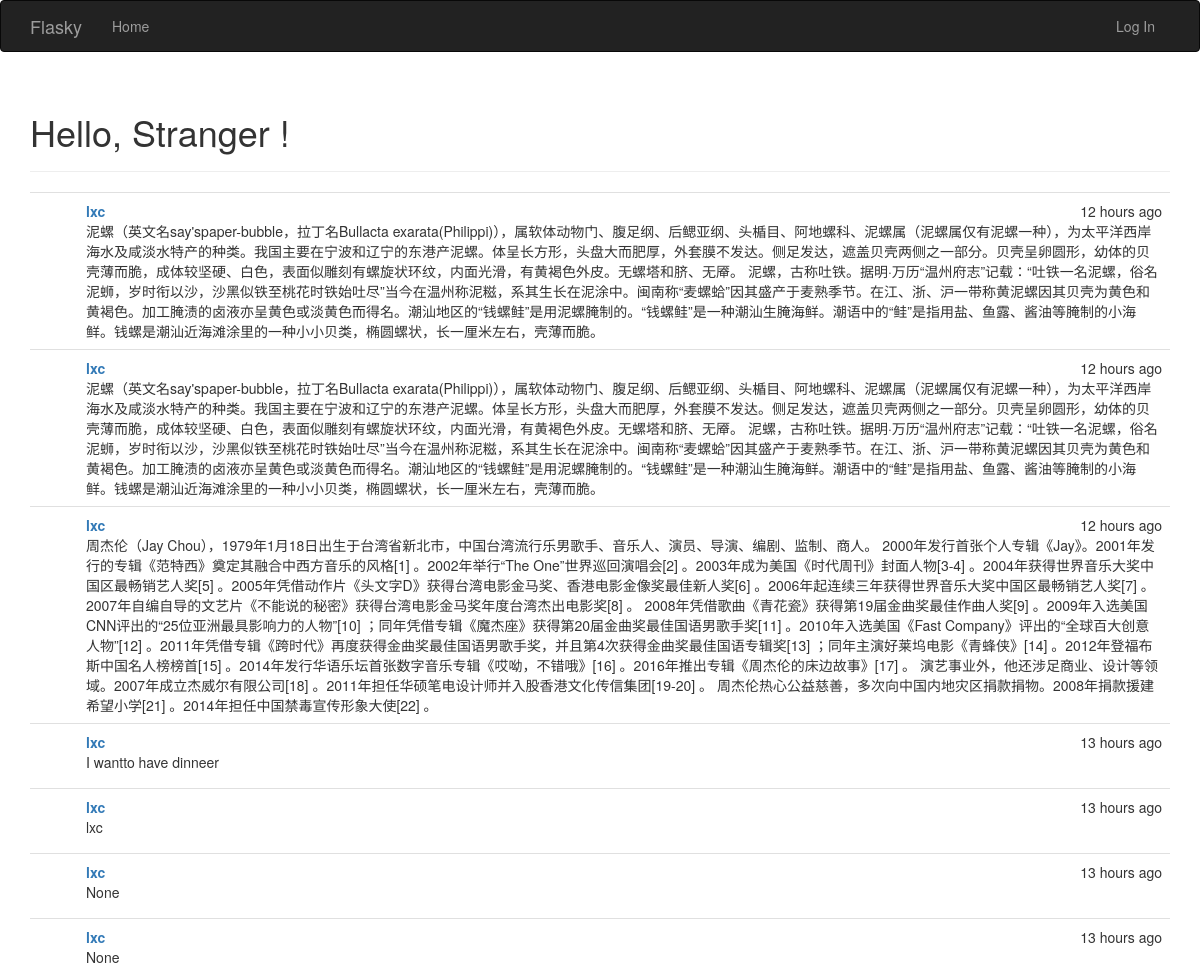
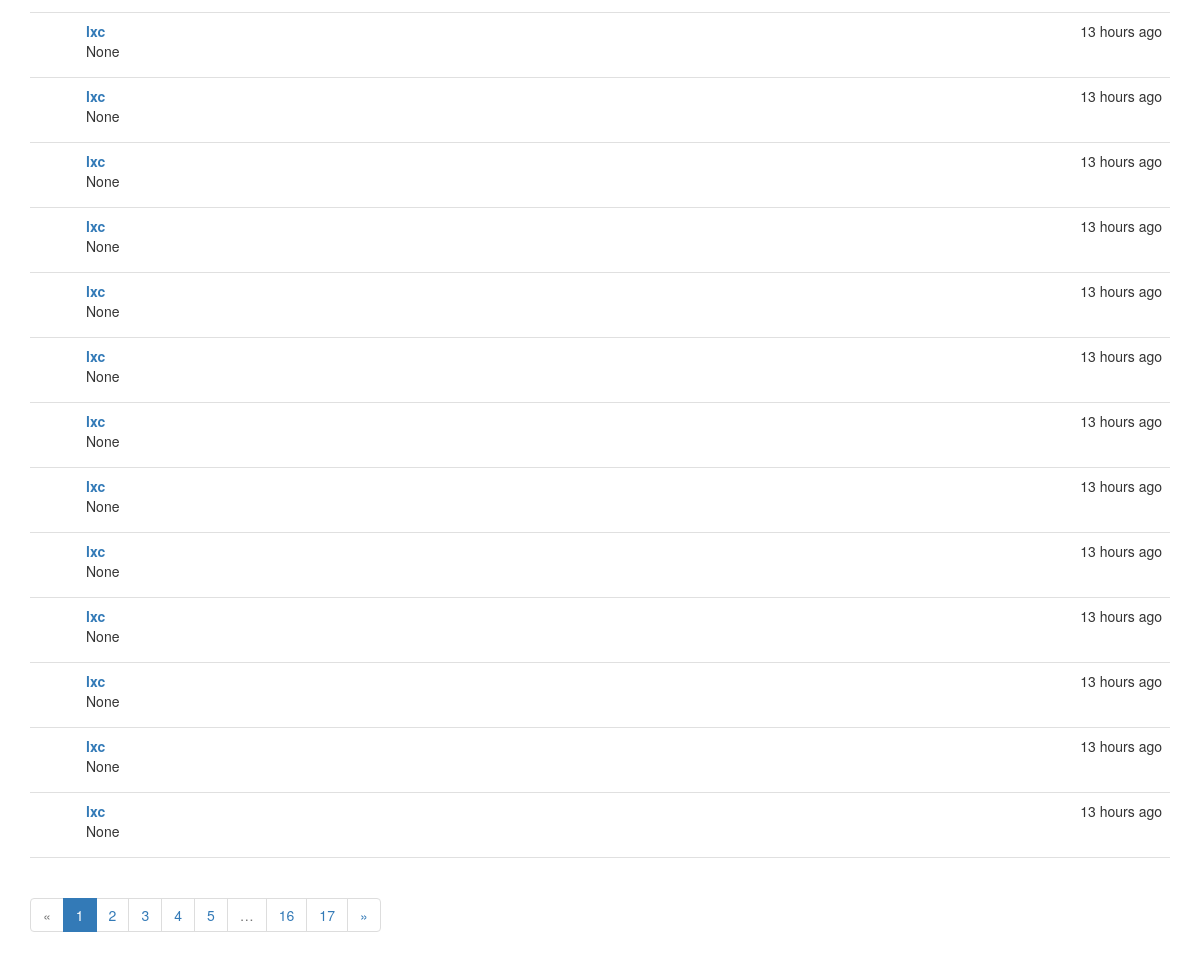
The page / on the database its author committed (2 pictures, top to bottom).
### app/models.py (models this page shows, shortened)
class Post(db.Model):
    __tablename__ = 'posts'
    id = db.Column(db.Integer, primary_key=True)
    body = db.Column(db.Text)
    timestamp = db.Column(db.DateTime, index=True, default=datetime.utcnow)
    author_id = db.Column(db.Integer, db.ForeignKey('users.id'))

class User(UserMixin, db.Model):
    __tablename__ = 'users'
    id = db.Column(db.Integer, primary_key=True)
    username = db.Column(db.String(64), unique=True, index=True)
    email = db.Column(db.String(64), unique=True, index=True)
    role_id = db.Column(db.Integer, db.ForeignKey('roles.id'))
    password_hash = db.Column(db.String(128))
    confirmed = db.Column(db.Boolean, default=False)
    name = db.Column(db.String(64))
    location = db.Column(db.String(64))
    about_me = db.Column(db.Text)
    member_since = db.Column(db.DateTime(), default=datetime.utcnow)
    last_seen = db.Column(db.DateTime(), default=datetime.utcnow)
    posts = db.relationship('Post', backref='author', lazy='dynamic')
    @property
    def password(self):
        raise AttributeError('password is not a readable attribute')

### app/main/views.py (the view)
@main.route('/', methods=['GET', 'POST'])
def index():
    form = PostForm()
    if current_user.can(Permission.WRITE_ARTICLES) and form.validate_on_submit():
        post = Post(body=form.body.data, author=current_user._get_current_object())
        db.session.add(post)
        return redirect(url_for('.index'))
    page = request.args.get('page', 1, type=int)
    pagination = Post.query.order_by(Post.timestamp.desc()).paginate(
        page, per_page=current_app.config['FLASKY_POSTS_PER_PAGE'],
        error_out=False)
    posts = pagination.items
    return render_template('index.html', form=form, posts=posts,
                           pagination=pagination)

### app/auth/views.py (called while the page is built)
@auth.before_app_request
def before_request():
    if current_user.is_authenticated:
        current_user.ping()
        if not current_user.confirmed \
                and request.endpoint[:5] != 'auth.' \
                and request.endpoint != 'static':
            return redirect(url_for('auth.unconfirmed'))

### app/main/__init__.py (called while the page is built)
@main.app_context_processor
def inject_permissions():
    return dict(Permission=Permission)

### app/models.py (called while the page is built)
    def can(self, permissions):
        return False

### app/templates/index.html (shortened to what this page needs)
{% extends "base.html" %}
{% import "bootstrap/wtf.html" as wtf %}
{% import "_macros.html" as macros %}
{% block page_content %}
<div class="page-header">
    <h1>Hello,
    {% if current_user.is_authenticated %}
        {{ current_user.username }}
    {% else %}
        Stranger
    {% endif %}!</h1>
</div>
{% include '_posts.html' %}
{% if pagination %}
<div class="pagination">
    {{ macros.pagination_widget(pagination, '.index') }}
</div>
{% endif %}
{% endblock %}

### app/templates/_posts.html (shortened to what this page needs)
<ul class="posts">
    {% for post in posts %}
    <li class="post">
        <div class="post-content">
            <div class="post-date">{{ moment(post.timestamp).fromNow() }}</div>
            <div class="post-author"><a href="{{ url_for('.user', username=post.author.username) }}">{{ post.author.username }}</a></div>
            <div class="post-body">{{ post.body }}</div>
        </div>
    </li>
    {% endfor %}
</ul>

### app/static/styles.css (style rules this page uses)
ul.posts { list-style-type: none; padding: 0px; margin: 16px 0px 0px 0px; border-top: 1px solid #e0e0e0; }
ul.posts li.post { padding: 8px; border-bottom: 1px solid #e0e0e0; }
div.post-date { float: right; }
div.post-author { font-weight: bold; }
div.post-content { margin-left: 48px; min-height: 48px; }

### rows shown on the page
Post: timestamp "12 hours ago", author.username "lxc", body "泥螺（英文名say'spaper-bubble，拉丁名Bullacta exarata(Philippi)），属软体动物门、腹足纲、后鳃亚纲、头楯目、阿地螺科、泥螺属（泥螺属仅有泥螺一种），为太平洋西岸海水及咸淡水特产的种类。我国主要在宁波和辽宁的东港产泥螺。体呈长方形，头盘大而肥厚，外套膜不发达。侧足发达，遮盖贝壳两侧之一部分。贝壳呈卵圆形，幼体的贝壳薄而脆，成体较坚硬、白色，表面似雕刻有螺旋状环纹，内面光滑，有黄褐色外皮。无螺塔和脐、无厣。 泥螺，古称吐铁。据明·万历“温州府志”记载：“吐铁一名泥螺，俗名泥蛳，岁时衔以沙，沙黑似铁至桃花时铁始吐尽”当今在温州称泥糍，系其生长在泥涂中。闽南称“麦螺蛤”因其盛产于麦熟季节。在江、浙、沪一带称黄泥螺因其贝壳为黄色和黄褐色。加工腌渍的卤液亦呈黄色或淡黄色而得名。潮汕地区的“钱螺鲑”是用泥螺腌制的。“钱螺鲑”是一种潮汕生腌海鲜。潮语中的“鲑”是指用盐、鱼露、酱油等腌制的小海鲜。钱螺是潮汕近海滩涂里的一种小小贝类，椭圆螺状，长一厘米左右，壳薄而脆。"
Post: timestamp "12 hours ago", author.username "lxc", body "泥螺（英文名say'spaper-bubble，拉丁名Bullacta exarata(Philippi)），属软体动物门、腹足纲、后鳃亚纲、头楯目、阿地螺科、泥螺属（泥螺属仅有泥螺一种），为太平洋西岸海水及咸淡水特产的种类。我国主要在宁波和辽宁的东港产泥螺。体呈长方形，头盘大而肥厚，外套膜不发达。侧足发达，遮盖贝壳两侧之一部分。贝壳呈卵圆形，幼体的贝壳薄而脆，成体较坚硬、白色，表面似雕刻有螺旋状环纹，内面光滑，有黄褐色外皮。无螺塔和脐、无厣。 泥螺，古称吐铁。据明·万历“温州府志”记载：“吐铁一名泥螺，俗名泥蛳，岁时衔以沙，沙黑似铁至桃花时铁始吐尽”当今在温州称泥糍，系其生长在泥涂中。闽南称“麦螺蛤”因其盛产于麦熟季节。在江、浙、沪一带称黄泥螺因其贝壳为黄色和黄褐色。加工腌渍的卤液亦呈黄色或淡黄色而得名。潮汕地区的“钱螺鲑”是用泥螺腌制的。“钱螺鲑”是一种潮汕生腌海鲜。潮语中的“鲑”是指用盐、鱼露、酱油等腌制的小海鲜。钱螺是潮汕近海滩涂里的一种小小贝类，椭圆螺状，长一厘米左右，壳薄而脆。"
Post: timestamp "12 hours ago", author.username "lxc", body "周杰伦（Jay Chou），1979年1月18日出生于台湾省新北市，中国台湾流行乐男歌手、音乐人、演员、导演、编剧、监制、商人。 2000年发行首张个人专辑《Jay》。2001年发行的专辑《范特西》奠定其融合中西方音乐的风格[1] 。2002年举行“The One”世界巡回演唱会[2] 。2003年成为美国《时代周刊》封面人物[3-4] 。2004年获得世界音乐大奖中国区最畅销艺人奖[5] 。2005年凭借动作片《头文字D》获得台湾电影金马奖、香港电影金像奖最佳新人奖[6] 。2006年起连续三年获得世界音乐大奖中国区最畅销艺人奖[7] 。2007年自编自导的文艺片《不能说的秘密》获得台湾电影金马奖年度台湾杰出电影奖[8] 。 2008年凭借歌曲《青花瓷》获得第19届金曲奖最佳作曲人奖[9] 。2009年入选美国CNN评出的“25位亚洲最具影响力的人物”[10] ；同年凭借专辑《魔杰座》获得第20届金曲奖最佳国语男歌手奖[11] 。2010年入选美国《Fast Company》评出的“全球百大创意人物”[12] 。2011年凭借专辑《跨时代》再度获得金曲奖最佳国语男歌手奖，并且第4次获得金曲奖最佳国语专辑奖[13] ；同年主演好莱坞电影《青蜂侠》[14] 。2012年登福布斯中国名人榜榜首[15] 。2014年发行华语乐坛首张数字音乐专辑《哎呦，不错哦》[16] 。2016年推出专辑《周杰伦的床边故事》[17] 。 演艺事业外，他还涉足商业、设计等领域。2007年成立杰威尔有限公司[18] 。2011年担任华硕笔电设计师并入股香港文化传信集团[19-20] 。…"
Post: timestamp "13 hours ago", author.username "lxc", body "I wantto have dinneer"
Post: timestamp "13 hours ago", author.username "lxc", body "lxc"
Post: timestamp "13 hours ago", author.username "lxc", body "None"
Post: timestamp "13 hours ago", author.username "lxc", body "None"
Post: timestamp "13 hours ago", author.username "lxc", body "None"
Post: timestamp "13 hours ago", author.username "lxc", body "None"
Post: timestamp "13 hours ago", author.username "lxc", body "None"
Post: timestamp "13 hours ago", author.username "lxc", body "None"
Post: timestamp "13 hours ago", author.username "lxc", body "None"
Post: timestamp "13 hours ago", author.username "lxc", body "None"
Post: timestamp "13 hours ago", author.username "lxc", body "None"
Post: timestamp "13 hours ago", author.username "lxc", body "None"
Post: timestamp "13 hours ago", author.username "lxc", body "None"
Post: timestamp "13 hours ago", author.username "lxc", body "None"
Post: timestamp "13 hours ago", author.username "lxc", body "None"
Post: timestamp "13 hours ago", author.username "lxc", body "None"
Post: timestamp "13 hours ago", author.username "lxc", body "None"

### other values the page prints
{{ p }} "1"
{{ p }} "2" "3" "4" "5" "16" "17"
